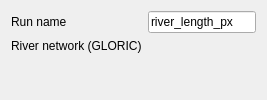
                            <widget class="QWidget" name="WATER_RIVER_LENGTH_PX_">
                              <layout class="QFormLayout" name="formLayout_25">
                                <item row="0" column="0">
                                  <widget class="QLabel" name="label_118">
                                    <property name="text">
                                      <string>Run name</string>
                                    </property>
                                  </widget>
                                </item>
                                <item row="0" column="1">
                                  <widget class="QLineEdit" name="run_name_">
                                    <property name="text">
                                      <string>river_length_px</string>
                                    </property>
                                  </widget>
                                </item>
                                <item row="1" column="0">
                                  <widget class="QLabel" name="label_134">
                                    <property name="text">
                                      <string>River network (GLORIC)</string>
                                    </property>
                                  </widget>
                                </item>
                                <item row="1" column="1">
                                  <widget class="QgsFileWidget" name="GLORIC_">
                                    <property name="filter">
                                      <string>Vector Files (*.shp *.gpkg);; All Files (*.*)</string>
                                    </property>
                                  </widget>
                                </item>
                              </layout>
                            </widget>
